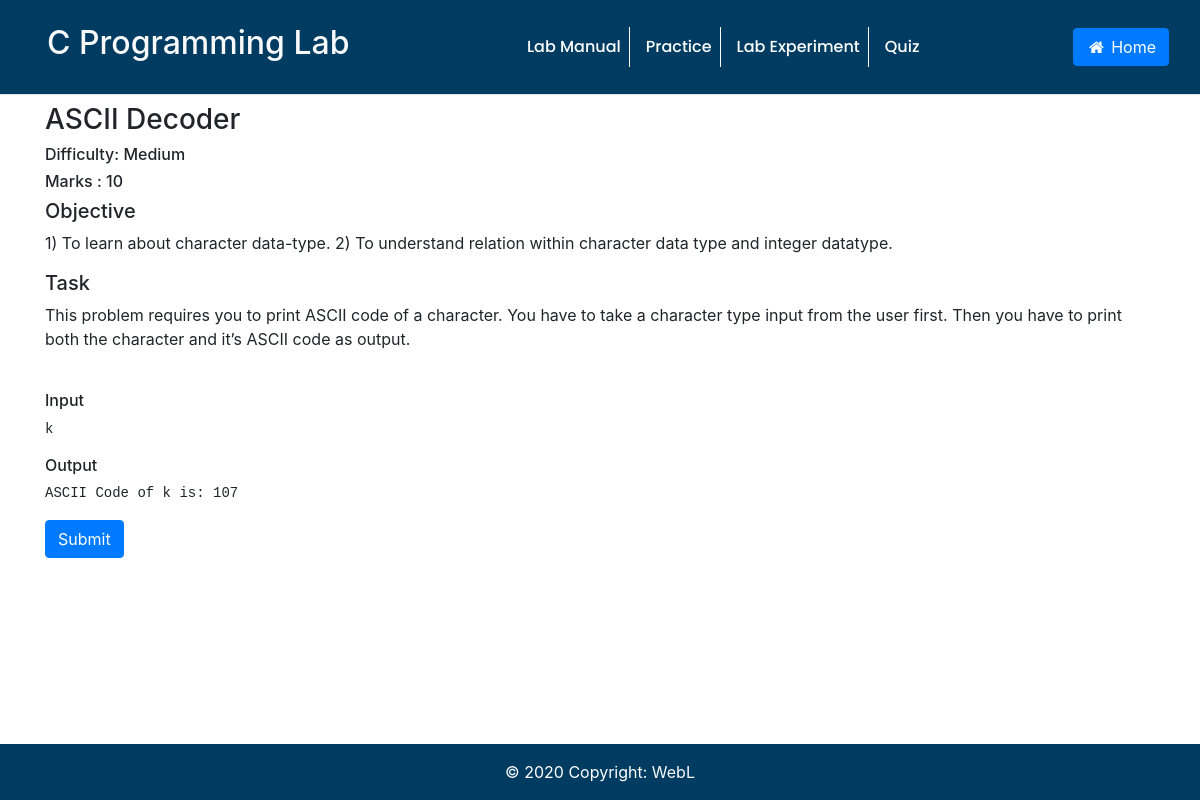
/lab/2, run on the app's committed database.
### lab/models.py (models this page shows, shortened)
class LabProblems(models.Model):
    title = models.CharField(max_length=150)
    description = models.TextField()
    objective = models.TextField()
    task = models.TextField(default='')
    input_content = models.TextField()
    output_content = models.TextField()

### lab/views.py (the view)
# urls.py: path('<str:pk>', lab_views.labOneProblem, name='lab-labproblemone'),
def labOneProblem(request, pk):
    problem = LabProblems.objects.get(id=pk)
    context = {
        'problem': problem
    }
    if request.method == 'POST':
        assignment = Assignments.objects.create(
            title=problem.title,
            description=problem.description,
            objective=problem.objective,
            task=problem.task,
            input_content=problem.input_content,
            output_content=problem.output_content
            )
        assignment.save()
        return render(request, 'lab/problems.html', context)
    else:
        return render(request, 'lab/solve.html', context)

### lab/templates/lab/solve.html (shortened to what this page needs)
{% load static %}
<!doctype html>
<html lang="en">
<head>
    <link rel="stylesheet"  type="text/css" href="{% static 'lab/solve.css' %}">
    <link rel="stylesheet" href="https://maxcdn.bootstrapcdn.com/bootstrap/4.0.0/css/bootstrap.min.css">
    <link rel="stylesheet" href="https://cdnjs.cloudflare.com/ajax/libs/font-awesome/4.7.0/css/font-awesome.min.css">
    </head>
    <body>
           <nav class="navbar navbar-expand-sm border-bottom shadow-sm nav1  p-3 ml-auto">
            <div class="container-fluid">
              <a href="homepage.html" class="nav-link text-light">
               <h2> C Programming Lab</h2>
              </a>
            <div class="collapse navbar-collapse " id="collapsibleNavbar">
              <ul class="navbar-nav m-auto">
                <li class="nav-item pl-2 active" style="border-right: 1.5px solid white">
                  <a class="nav-link " href="#" id="nt">Lab Manual</a>
                </li>
                <li class="nav-item pl-2 " style="border-right: 1.5px solid white">
                  <a class="nav-link" href="#" id="nt">Practice</a>
                </li>
                <li class="nav-item pl-2">
                  <a class="nav-link " style="border-right: 1.5px solid white" href="#" id="nt">Lab Experiment</a>
                </li>
                <li class="nav-item pl-2">
                    <a class="nav-link" href="#" id="nt">Quiz</a>
                  </li>
              </ul>
              <a  href="#"><button class="btn btn-primary"><i class="fa fa-fw fa-home"></i> Home</button></a>
            </div>
        </div>
        </nav>
    <main>
        <div class="container my-2">
         <h3>{{problem.title}}</h3>
         <h6>{{problem.description}} </h6>
         <h6>Marks : 10</h6>
         <h5>Objective</h5>
         <div class="mb-3">{{problem.objective}}</div>
         <h5>Task</h5>
         <div class="mb-3">{{problem.task}}</div>
         <br>
         <h6>Input</h6>
         <pre>{{problem.input_content}}</pre>
         <h6>Output</h6>
         <pre>{{problem.output_content}}</pre>
         <form method="POST" enctype="multipart/form-data">
          <button class="btn btn-primary" type="submit">Submit</button>
        </form>
        </div>
        <footer class="bg-light text-center text-lg-start footer">
            <div class="text-center p-3" style="background-color: #003c62;">
              © 2020 Copyright:
              <a class="text-light" href="homepage.html">WebL</a>
            </div>
          </footer>
</body>
</html>

### lab/static/lab/solve.css (style rules this page uses)
body { font-family: 'Poppins', sans-serif; }
.nav1 { background: #003c62; color:#fff; }
#nt { color: #fff; font-family: 'Poppins', sans-serif; font-weight: 500; font-size: 1em; }
.footer { position:fixed; left: 0; bottom: 0; width:100%; color:#fff; }

### data on the page
LabProblems: title "ASCII Decoder", description "Difficulty: Medium", objective "1) To learn about character data-type. 2) To understand relation within character data type and integer datatype.", task "This problem requires you to print ASCII code of a character. You have to take a character type input from the user first. Then you have to print both the character and it’s ASCII code as output.", input_content "k", output_content "ASCII Code of k is: 107"
